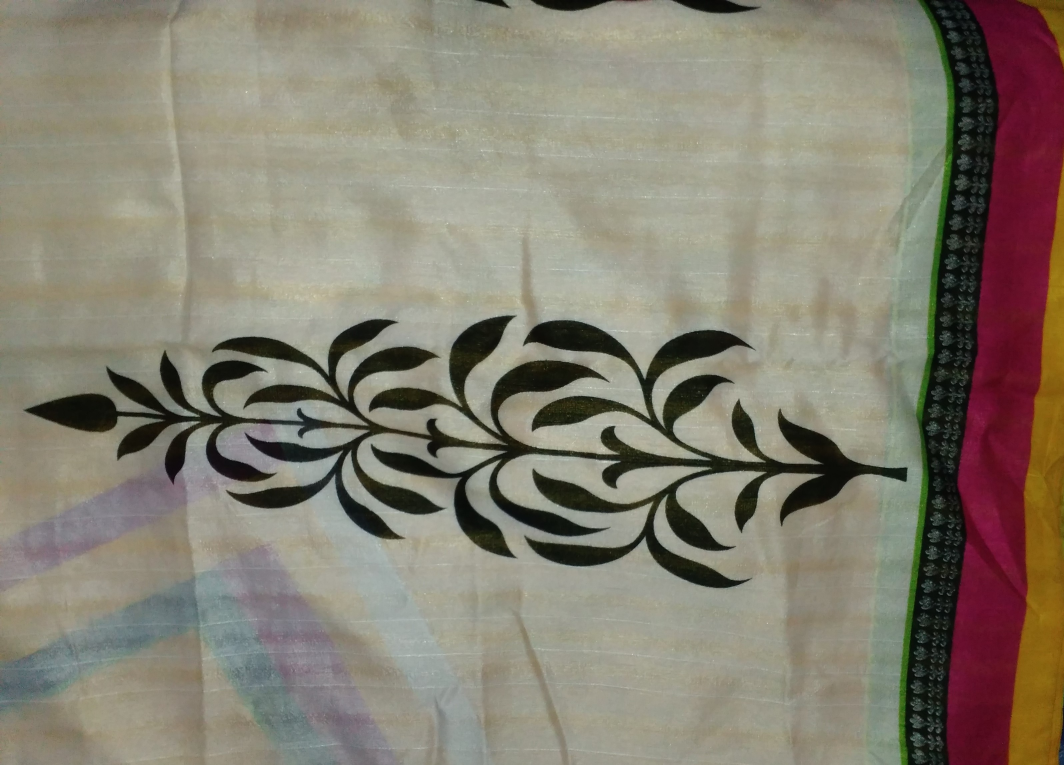
#> input picture Handloom-Design-Generation-using-Deep-Neural-Networks/preliminary work/Perceptual Loss Style transfer - rajat/Preliminary Script/test.jpg, 3192 x 2295 px (shown at 1/3 size)
$ python -i utils.py   (imports and definitions only)
#> lines starting #> are read from the running program, lines starting #| are printed output that depends on the picture; after the words box and inside, x2 and y2 are one past the last pixel; in counts of white or black regions, pixels touching at a corner belong together
import numpy as np
import os
import matplotlib.pyplot as plt
import matplotlib.animation as animation
import cv2


def create_mask(image , channel = 1):
    '''
    image: numpy format image of hxwx1 size
    '''
    (thresh, img) = cv2.threshold(image, 0, 255, cv2.THRESH_BINARY | cv2.THRESH_OTSU)
    ind_w = img > 128
    ind_b = img < 128
    img[ind_w] = 0
    img[ind_b] = 255
    if channel == 3:
        img = np.stack((img,)*3,-1)
    return img

def get_masks(image):
    mask = cv2.cvtColor(image , cv2.COLOR_RGB2GRAY)
    mask = create_mask(mask)
    inverted_mask = cv2.bitwise_not(mask)
    return mask , inverted_mask

def merge(image , net , dir , dim = 512 ,  weights = []):
    mask , inv_mask = get_masks(image)
#     print(image.shape , mask.shape)
    assert(weights != [])
    net.load_weights(dir+weights[0]+".h5")
    res1 = np.array(net.predict(np.array([image])) , dtype = np.uint8)[0]
    net.load_weights(dir+weights[1]+".h5")
    res2 = np.array(net.predict(np.array([image])) , dtype = np.uint8)[0]
#     print(res1.shape , mask.shape)
    masked1 = cv2.bitwise_and(res1 , res1 , mask = inv_mask)
    masked2 = cv2.bitwise_and(res2 , res2 , mask = mask)
    return np.array((masked1+masked2), dtype = np.uint8)

>>> import cv2
>>> picture = cv2.cvtColor(cv2.imread('../../Handloom-Design-Generation-using-Deep-Neural-Networks/preliminary work/Perceptual Loss Style transfer - rajat/Preliminary Script/test.jpg'), cv2.COLOR_BGR2RGB)
>>> result = get_masks(picture)
#> in get_masks, `mask = cv2.cvtColor(image , cv2.COLOR_RGB2GRAY)`:
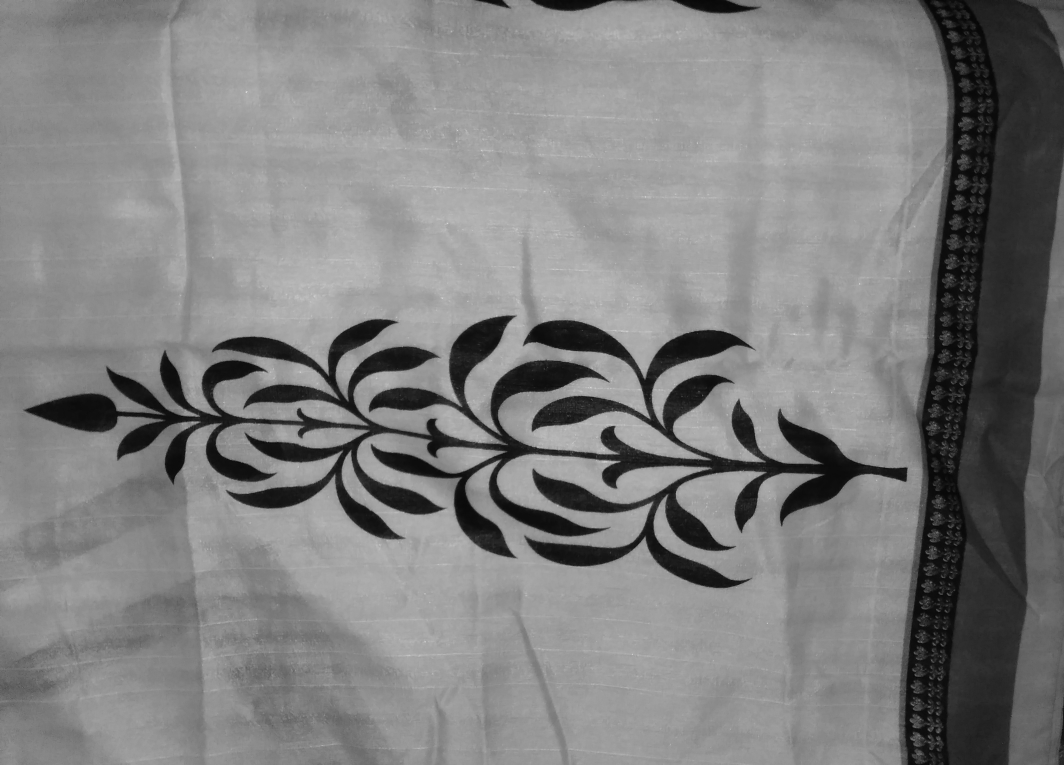
#> mask: shape (2295, 3192) (shown at 1/3 size); min 0, max 253, mean 127.8
#> in create_mask, `(thresh, img) = cv2.threshold(image, 0, 255, cv2.THRESH_BINARY | cv2.T..`:
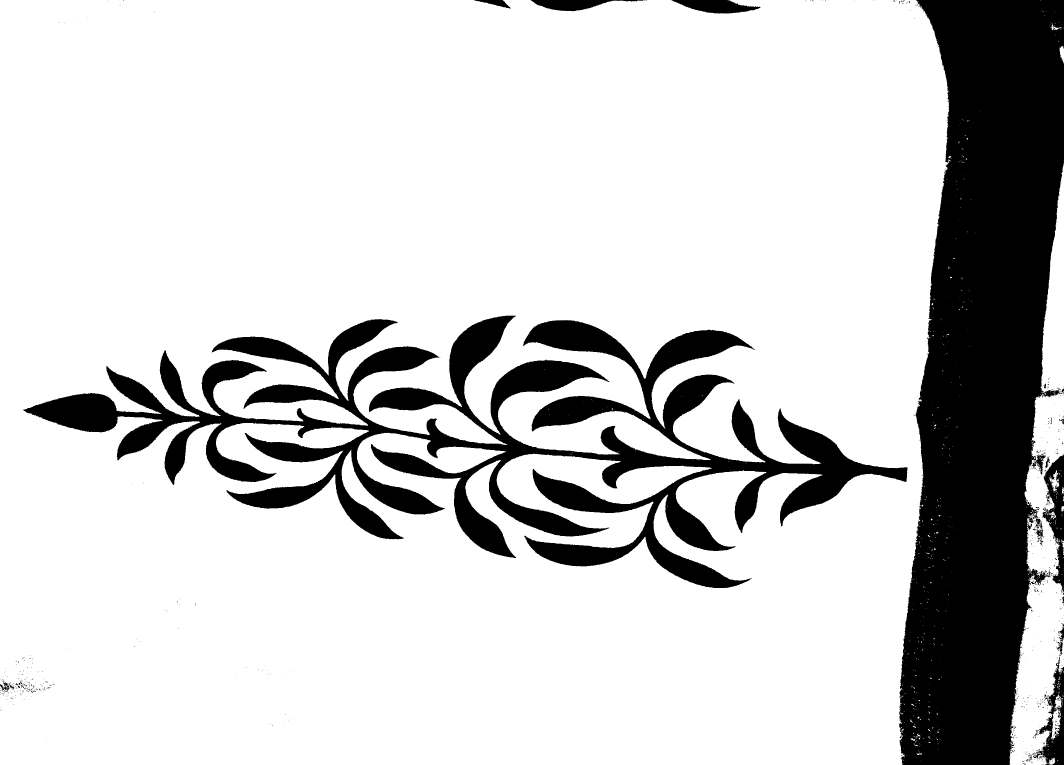
#> img: shape (2295, 3192) (shown at 1/3 size); 80.8% white; 851 black regions (821 under 20 px), largest, box (x1, y1, x2, y2) and area: (2697, 0, 3192, 2295) 803520, (70, 947, 2723, 1764) 558349, (3127, 1364, 3192, 1776) 12190
#> in create_mask, `(thresh, img) = cv2.threshold(image, 0, 255, cv2.THRESH_BINARY | cv2.T..`: thresh = 93
#> in create_mask, `img[ind_w] = 0`: img: shape (2295, 3192); every value is 0
